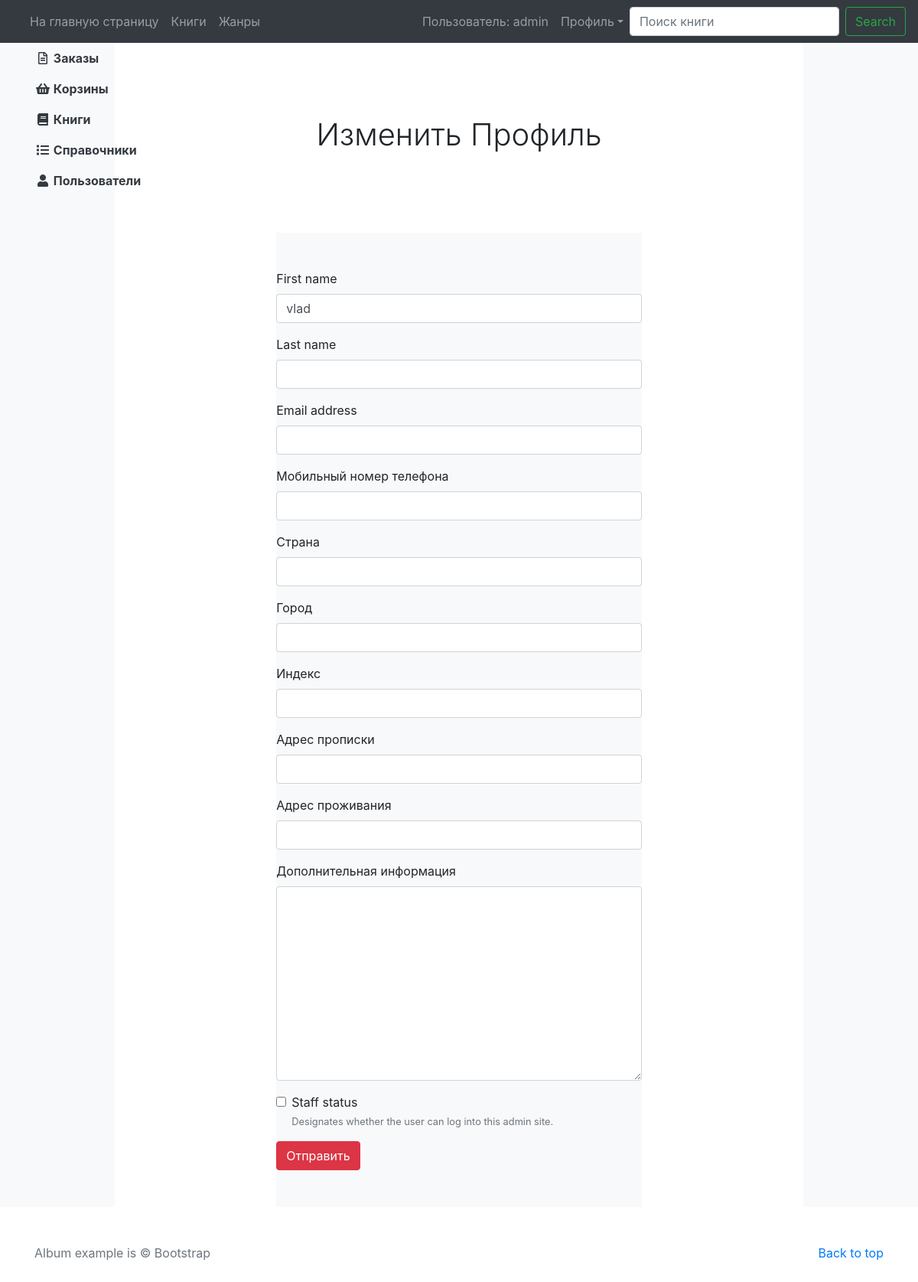
/profiles/update-profile-manager/3 (signed in), run on an earlier commit of the app's database.
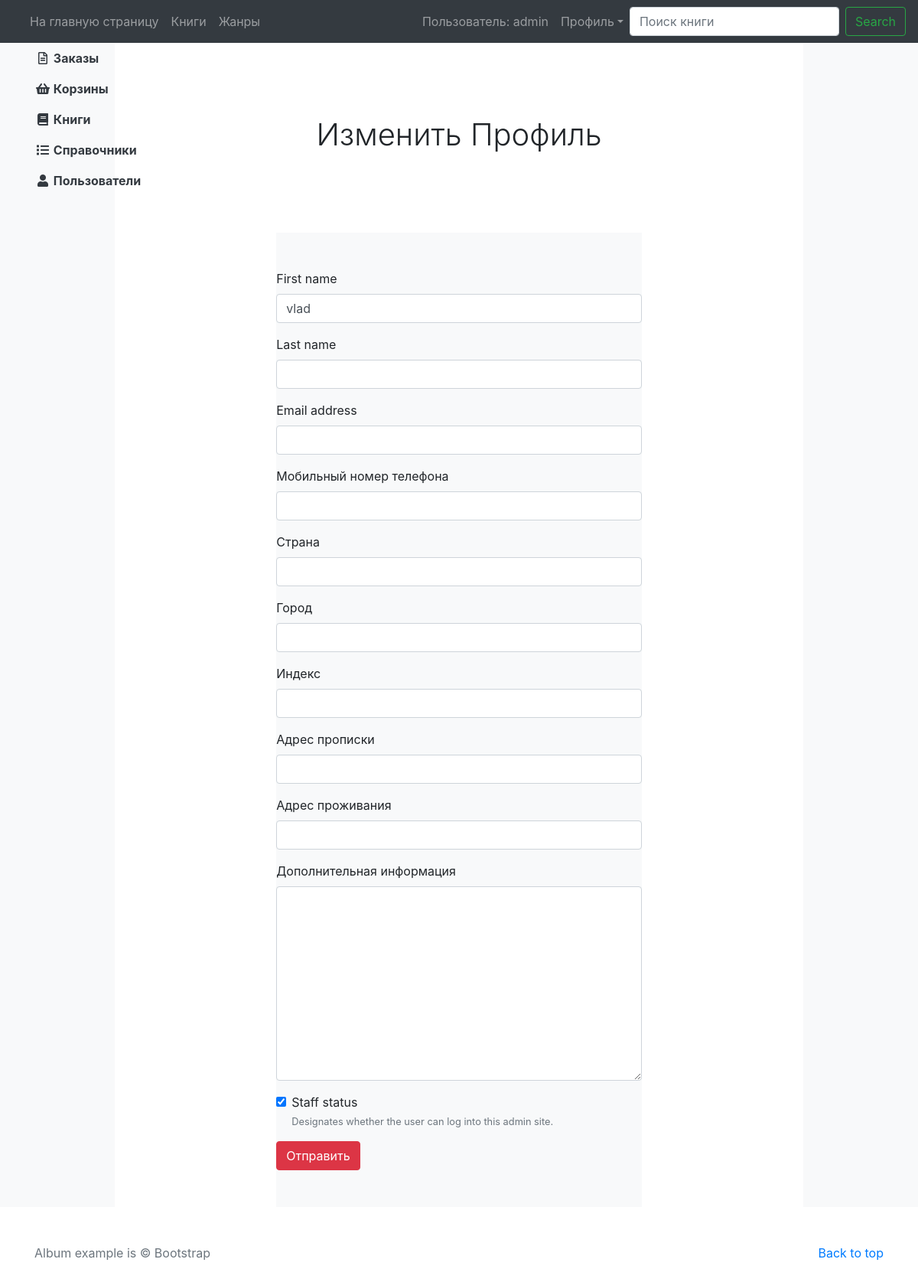
And on a later commit of the database.
### profiles/models.py (models this page shows, shortened)
class Profile(AbstractUser):
    phone_number = models.CharField(
        verbose_name="Мобильный номер телефона",
        max_length=30,
        null=True,
        blank=True
    )
    country = models.CharField(
        verbose_name="Страна",
        max_length=30,
        null=True,
        blank=True
    )
    city = models.CharField(
        verbose_name="Город",
        max_length=30,
        null=True,
        blank=True
    )
    index = models.CharField(
        verbose_name="Индекс",
        max_length=30,
        null=True,
        blank=True
    )
    adress1 = models.CharField(
        verbose_name="Адрес прописки",
        max_length=40,
        null=True,
        blank=True
    )
    adress2 = models.CharField(
        verbose_name="Адрес проживания",
        max_length=40,
        null=True,
        blank=True
    )
    additionally = models.TextField(
        verbose_name="Дополнительная информация",
        null=True,
        blank=True
    )
    class Meta:
        permissions = [
                    ("view_all_profiles", "Can view all profiles"),
                ]

### profiles/views.py (the view, shortened to what this page needs)
# urls.py: path('update-profile-manager/<int:pk>', UpdateProfileManager.as_view(), name="update_manager"),
class UpdateProfileManager(LoginRequiredMixin, PermissionRequiredMixin, UpdateView):
    login_url = reverse_lazy('login')
    permission_required = 'profiles.view_all_profiles'
    model = Profile
    form_class = UpdateProfileFormManager
    template_name = 'profiles/update_profile_manager.html'

### profiles/forms.py
class UpdateProfileFormManager(forms.ModelForm):
    class Meta(UserChangeForm.Meta):
        model = Profile
        fields = ('first_name', 'last_name', 'email',
                    'phone_number', 'country', 'city', 'index',
                    'adress1', 'adress2', 'additionally', 'is_staff',
                )

### profiles/templates/profiles/update_profile_manager.html (shortened to what this page needs)
{% extends "base_manager.html" %}
{% load crispy_forms_tags %}
{% load static %}
  {% block main_block_manager %}
      <div class="container">
        <div class="row justify-content-center">
          <div class="col-7">
            <section class="jumbotron text-center">
              <div class="container">
                <h1>Изменить Профиль</h1>
              </div>
            </section>
            <div class="album py-5 bg-light">
              <form action="" method="post">
                {{ form|crispy }}
                <button type="submit" class="btn btn-danger">Отправить</button>
              </form>
            </div>
          </div>
        </div>
      </div>
  {% endblock main_block_manager %}

What changed in the data, as far as the page shows it:
changed Profile "vlad": is_staff "☐" → "☑"
